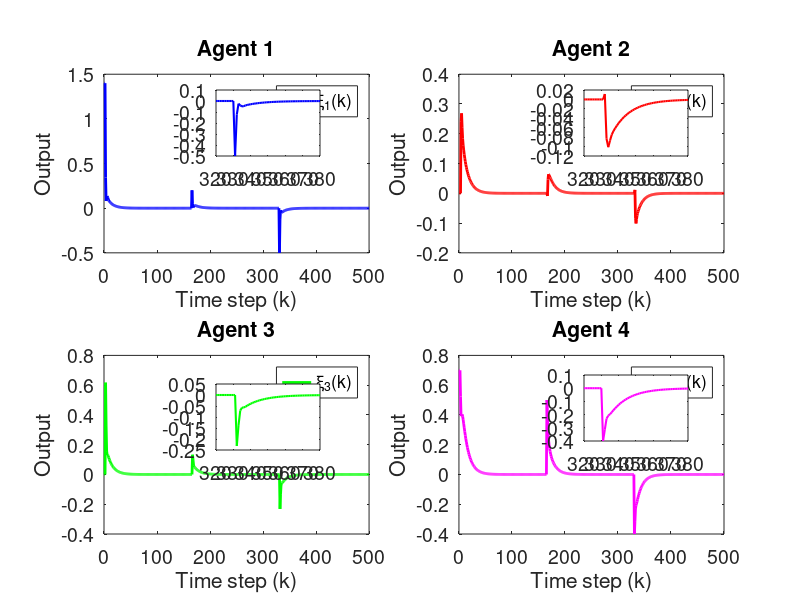

Recreate this plot in MATLAB.
clc; clear;

%Parameters

rho = 10.5;
eta = 5;
lamda = 150;
mu = 80.5;
epsilon = 1e-5;
alpha = 1;

T = 0.1;
gamma1 = 0.05;
gamma2 = 0.05;
gamma3 = 0.05;
gamma4 = 0.05;

beta = 10;
sigma = 95;
tau = 1e-5;
nena = 1e-5;

rT = 1024;
L = 200;
m = 500;
n =600;


% initialization 

phi1 = zeros(m+1, 1);
phi2 = zeros(m+1, 1);
phi3 = zeros(m+1, 1);
phi4 = zeros(m+1, 1);

mfa1 = zeros(m+1, 1);
mfa2 = zeros(m+1, 1);
mfa3 = zeros(m+1, 1);
mfa4 = zeros(m+1, 1);

sm1 = zeros(m,1);
sm2 = zeros(m,1);
sm3 = zeros(m,1);
sm4 = zeros(m,1);

y1 = zeros(m+1, 1);
y2 = zeros(m+1, 1);
y3 = zeros(m+1, 1);
y4 = zeros(m+1, 1);

u1 = zeros(m,1);
u2 = zeros(m,1);
u3 = zeros(m,1);
u4 = zeros(m,1);

xi1 = zeros(m, 1);
xi2 = zeros(m, 1);
xi3 = zeros(m, 1);
xi4 = zeros(m, 1);

s1 = zeros(m, 1);
s2 = zeros(m, 1);
s3 = zeros(m, 1);
s4 = zeros(m, 1);

omega1 = zeros(m, 1);
omega2 = zeros(m, 1);
omega3 = zeros(m, 1);
omega4 = zeros(m, 1);

%Time Invarying Leaders signals (w5, w6)
% % Preallocate arrays (adjust size if needed)
w5 = zeros(1, m);  % example length, adjust as needed
w6 = zeros(1, m);  % example length, adjust as needed

% Set w5 values according to conditions
w5(1:165)     = 1.4;
w5(166:330)   = 1.6;
w5(331:end)   = 1.1;

% Set w6 values according to conditions
w6(1:165)     = 0.7;
w6(166:330)   = 1.2;
w6(331:end)   = 0.8;


% % Time vector for sinusoidal signals
% k = 1:m;
% t = (k-1) * T; % Time vector: t = (k-1)*T

% % Define sinusoidal leader signals (choose one of the variations below)

% % Variation 1: Low-frequency, same amplitude, phase-shifted signals
% w5 = 0.5 + 0.25 * sin(0.1 * t); % Amplitude = 0.25, frequency = 0.1 rad/s, offset = 1.15
% w6 = 0.5 + 0.25 * sin(0.1 * t + pi/2); % Same amplitude and frequency, phase shift = pi/2


for k = 1:m

    if k == 1
        phi1(k) = 1;
        phi2(k) = 1;
        phi3(k) = 1;
        phi4(k) = 1;
    elseif k == 2
        phi1(k) = phi1(k-1) + (eta * u1(k-1) / (mu + u1(k-1)^2)) * (y1(k) - phi1(k-1)*u1(k-1));
        phi2(k) = phi2(k-1) + (eta * u2(k-1) / (mu + u2(k-1)^2)) * (y2(k) - phi2(k-1)*u2(k-1));
        phi3(k) = phi3(k-1) + (eta * u3(k-1) / (mu + u3(k-1)^2)) * (y3(k) - phi3(k-1)*u3(k-1));
        phi4(k) = phi4(k-1) + (eta * u4(k-1) / (mu + u4(k-1)^2)) * (y4(k) - phi4(k-1)*u4(k-1));
    else
        phi1(k) = phi1(k-1) + (eta * (u1(k-1) - u1(k-2)) / (mu + (u1(k-1) - u1(k-2))^2)) * (y1(k) - y1(k-1) - phi1(k-1) * (u1(k-1) - u1(k-2)));
        phi2(k) = phi2(k-1) + (eta * (u2(k-1) - u2(k-2)) / (mu + (u2(k-1) - u2(k-2))^2)) * (y2(k) - y2(k-1) - phi2(k-1) * (u2(k-1) - u2(k-2)));
        phi3(k) = phi3(k-1) + (eta * (u3(k-1) - u3(k-2)) / (mu + (u3(k-1) - u3(k-2))^2)) * (y3(k) - y3(k-1) - phi3(k-1) * (u3(k-1) - u3(k-2)));
        phi4(k) = phi4(k-1) + (eta * (u4(k-1) - u4(k-2)) / (mu + (u4(k-1) - u4(k-2))^2)) * (y4(k) - y4(k-1) - phi4(k-1) * (u4(k-1) - u4(k-2)));
    end

    % Stability protection
    if k > 2 && (abs(phi1(k)) <= epsilon || abs(u1(k - 1) - u1(k - 2)) <= epsilon || sign(phi1(k)) ~= sign(phi1(1)))
        phi1(k) = phi1(1);
    end
    
    if k > 2 && (abs(phi2(k)) <= epsilon || abs(u2(k - 1) - u2(k - 2)) <= epsilon || sign(phi2(k)) ~= sign(phi2(1)))
        phi2(k) = phi2(1);
    end
    
    if k > 2 && (abs(phi3(k)) <= epsilon || abs(u3(k - 1) - u3(k - 2)) <= epsilon || sign(phi3(k)) ~= sign(phi3(1)))
        phi3(k) = phi3(1);
    end
    
    if k > 2 && (abs(phi4(k)) <= epsilon || abs(u4(k - 1) - u4(k - 2)) <= epsilon || sign(phi4(k)) ~= sign(phi4(1)))
        phi4(k) = phi4(1);
    end

    % Example for one time step:
    xi1(k) = y2(k) - 2 * y1(k) + w5(k);
    xi2(k) = y3(k) - y2(k);
    xi3(k) = y4(k) - 2 * y3(k) + y1(k);
    xi4(k) = y2(k) - 2 * y4(k) + w6(k);

    % Fix: Handle k=1 case for sliding surfaces
    if k == 1
        s1(k) = 0;
        s2(k) = 0;
        s3(k) = 0;
        s4(k) = 0;
    else
        s1(k) = alpha * xi1(k) - xi1(k-1);
        s2(k) = alpha * xi2(k) - xi2(k-1);
        s3(k) = alpha * xi3(k) - xi3(k-1);
        s4(k) = alpha * xi4(k) - xi4(k-1);
    end

    % Fix: Handle k=1 case for sliding surfaces
    if k == 1
        omega1(k) = 0;
        omega2(k) = 0;
        omega3(k) = 0;
        omega4(k) = 0;
    else
        omega1(k) = s1(k) + tau * (s1(k-1));
        omega2(k) = s2(k) + tau * (s2(k-1));
        omega3(k) = s3(k) + tau * (s3(k-1));
        omega4(k) = s4(k) + tau * (s4(k-1));
    end

    if k == 1
        mfa1(k) = 0;
        mfa2(k) = 0;
        mfa3(k) = 0;
        mfa4(k) = 0;
    else
        mfa1(k) = mfa1(k-1) + (rho * phi1(k)) / (lamda + abs(phi1(k)^2)) * xi1(k);
        mfa2(k) = mfa2(k-1) + (rho * phi2(k)) / (lamda + abs(phi2(k)^2)) * xi2(k);
        mfa3(k) = mfa3(k-1) + (rho * phi3(k)) / (lamda + abs(phi3(k)^2)) * xi3(k);
        mfa4(k) = mfa4(k-1) + (rho * phi4(k)) / (lamda + abs(phi4(k)^2)) * xi4(k);
    end


    % SMC updates
    if k == 1 
        sm1(k) = 0;
        sm2(k) = 0;
        sm3(k) = 0;
        sm4(k) = 0;
    else
        sm1(k) = sm1(k-1) + (beta * phi1(k)) / (sigma + (phi1(k))^2) * ...
            ( (xi1(k) + (y4(k) - y4(k-1)) + (w5(k) - w5(k-1))+(w6(k) - w6(k-1))) / (1 + 1) ...
            + (1-tau * alpha) * xi1(k) - tau * xi1(k-1) / (alpha * (2)) + nena * sign(omega1(k)) );

        sm2(k) = sm2(k-1) + (beta * phi2(k)) / (sigma + (phi2(k))^2) * ...
            ( (xi2(k) + (y3(k) - y3(k-1)) + (w5(k) - w5(k-1))+(w6(k) - w6(k-1))) / (1) ...
            + (1-tau * alpha) * xi2(k) - tau * xi2(k-1) / (alpha * (1)) + nena * sign(omega2(k)) );


        sm3(k) = sm3(k-1) + (beta * phi3(k)) / (sigma + (phi3(k))^2) * ...
            ( (xi3(k) + (y1(k) - y1(k-1)) + (y4(k) - y4(k-1)) + (w5(k) - w5(k-1))+(w6(k) - w6(k-1))) / (2) ...
            + (1-tau * alpha) * xi3(k) - tau * xi3(k-1) / (alpha * (2)) + nena * sign(omega3(k)) );


        sm4(k) = sm4(k-1) + (beta * phi4(k)) / (sigma + (phi4(k))^2) * ...
            ( (xi4(k) + (y2(k) - y3(k-1)) + (w5(k) - w5(k-1))+(w6(k) - w6(k-1))) / (2) ...
            + (1-tau * alpha) * xi4(k) - tau * xi4(k-1) / (alpha * (2)) + nena * sign(omega4(k)) );
    end

    % Control signal
    if k == 1
        u1(k) = 0;
        u2(k) = 0;
        u3(k) = 0;
        u4(k) = 0;
    else
        u1(k) = mfa1(k) + gamma1 * sm1(k);
        u2(k) = mfa2(k) + gamma2 * sm2(k);
        u3(k) = mfa3(k) + gamma3 * sm3(k);
        u4(k) = mfa4(k) + gamma4 * sm4(k);
    end
    if k == 1
        y1(k) = 0;
        y2(k) = 0;
        y3(k) = 0;
        y4(k) = 0;
    end

    % System dynamics (example, replace with actual system equations)

    y1(k + 1) = m / (rT * 0.1) * u1(k);
    y2(k + 1) = m / (rT * 0.1) * u2(k);
    y3(k + 1) = m / (rT * 0.1) * u3(k);
    y4(k + 1) = m / (rT * 0.3) * u4(k);

    
    % Ensure y values do not exceed bounds (example, adjust as needed)
 
    % y1(k) = max(0, min(1, y1(k)));
    % y2(k) = max(0, min(1, y2(k)));
    % y3(k) = max(0, min(1, y3(k)));
    % y4(k) = max(0, min(1, y4(k)));
    % % Ensure u values do not exceed bounds (example, adjust as needed)
    % u1(k) = max(0, min(1, u1(k)));
    % u2(k) = max(0, min(1, u2(k)));
    % u3(k) = max(0, min(1, u3(k)));
    % u4(k) = max(0, min(1, u4(k)));
    % % Ensure phi values do not exceed bounds (example, adjust as needed)
    % phi1(k) = max(0, min(1, phi1(k)));
    % phi2(k) = max(0, min(1, phi2(k)));
    % phi3(k) = max(0, min(1, phi3(k)));
    % phi4(k) = max(0, min(1, phi4(k)));

    % Plotting



end

% Time vector
k = 1:m;

% Create a main figure window
figure('Position', [100, 100, 1350, 750]);

% Define zoom range (adjust as needed)
zoomStart = 320;
zoomEnd = 380;
zoomed_fontsize = 14;

% Agent 1
subplot(2,2,1);
plot(k, xi1(1:m), 'b', 'LineWidth', 2);
title('Agent 1', 'FontSize', 14);
xlabel('Time step (k)', 'FontSize', 14);
ylabel('Output', 'FontSize', 14);
legend('\xi_1(k)', 'FontSize', 12);
grid off;
set(gca, 'FontSize', 14);
% Zoom inset
axes('Position', [0.27 0.74 0.13 0.11]);
box on;
plot(k(zoomStart:zoomEnd), xi1(zoomStart:zoomEnd), 'b', 'LineWidth', 1.5);
set(gca, 'FontSize', zoomed_fontsize);


% Agent 2
subplot(2,2,2);
plot(k, xi2(1:m), 'r', 'LineWidth', 2);
title('Agent 2', 'FontSize', 14);
xlabel('Time step (k)', 'FontSize', 14);
ylabel('Output', 'FontSize', 14);
legend('\xi_2(k)', 'FontSize', 12);
grid off;
set(gca, 'FontSize', 14);
axes('Position', [0.73 0.74 0.13 0.11]);
ylim([-0.2 0.5]);
box on;
plot(k(zoomStart:zoomEnd), xi2(zoomStart:zoomEnd), 'r', 'LineWidth', 1.5);
set(gca, 'FontSize', zoomed_fontsize);

% Agent 3
subplot(2,2,3);
plot(k, xi3(1:m), 'g', 'LineWidth', 2);
title('Agent 3', 'FontSize', 14);
xlabel('Time step (k)', 'FontSize', 14);
ylabel('Output', 'FontSize', 14);
legend('\xi_3(k)', 'FontSize', 12);
grid off;
set(gca, 'FontSize', 14);
axes('Position', [0.27 0.25 0.13 0.11]);
box on;
plot(k(zoomStart:zoomEnd), xi3(zoomStart:zoomEnd), 'g', 'LineWidth', 1.5);

set(gca, 'FontSize', zoomed_fontsize);

% Agent 4
subplot(2,2,4);
plot(k, xi4(1:m), 'm', 'LineWidth', 2);
title('Agent 4', 'FontSize', 14);
xlabel('Time step (k)', 'FontSize', 14);
ylabel('Output', 'FontSize', 14);
legend('\xi_4(k)', 'FontSize', 12);
grid off;
set(gca, 'FontSize', 14);
axes('Position', [0.73 0.265 0.13 0.11]);
box on;
plot(k(zoomStart:zoomEnd), xi4(zoomStart:zoomEnd), 'm', 'LineWidth', 1.5);
set(gca, 'FontSize', zoomed_fontsize);



    
